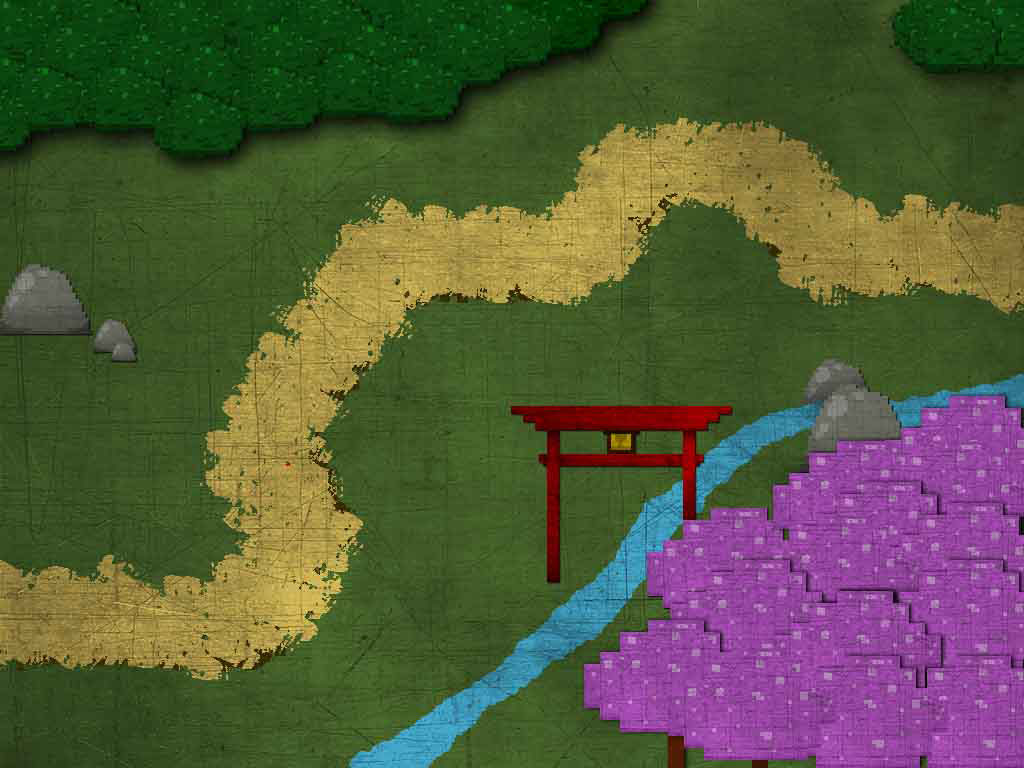

A level layout from a 2D game, rendered from its tile map. Below: a short description, then the map file with tile-grid data replaced by summaries:
An orthogonal 1x1 tile map with 1024x768 px tiles, 1 tile layer (块层 1) and 30 objects (way_point_1, way_point_2, way_point_3, way_point_4, way_point_5, ...).

<map version="1.0" orientation="orthogonal" width="1" height="1" tilewidth="1024" tileheight="768">
 <tileset firstgid="1" name="test_map_0" tilewidth="1024" tileheight="768">
  <image source="test_map_0.png" width="1024" height="768" />
 </tileset>
 <layer name="块层 1" width="1" height="1">
  <data>[1 cells, 1 non-empty, 1 distinct tile ids]</data>
 </layer>
 <objectgroup name="WayPoint" width="1" height="1">
  <object name="way_point_1" x="894" y="256" />
  <object name="way_point_2" x="842" y="250" />
  <object name="way_point_3" x="802" y="234" />
  <object name="way_point_4" x="770" y="180" />
  <object name="way_point_5" x="734" y="158" />
  <object name="way_point_6" x="696" y="152" />
  <object name="way_point_7" x="644" y="160" />
  <object name="way_point_8" x="614" y="192" />
  <object name="way_point_9" x="590" y="234" />
  <object name="way_point_10" x="554" y="256" />
  <object name="way_point_11" x="498" y="258" />
  <object name="way_point_12" x="414" y="248" />
  <object name="way_point_13" x="368" y="264" />
  <object name="way_point_14" x="322" y="322" />
  <object name="way_point_15" x="268" y="428" />
  <object name="way_point_16" x="254" y="472" />
  <object name="way_point_17" x="276" y="508" />
  <object name="way_point_18" x="300" y="562" />
  <object name="way_point_19" x="270" y="608" />
  <object name="way_point_20" x="218" y="630" />
  <object name="way_point_21" x="-26" y="612" />
  <object name="way_point_0" x="1052" y="260" />
 </objectgroup>
 <objectgroup name="SpawnPoint" width="1" height="1">
  <object name="spawn_point_0" x="1060" y="262" />
 </objectgroup>
 <objectgroup name="TowerSlot" width="1" height="1">
  <object name="tower_slot_0" x="904" y="176" />
  <object name="tower_slot_1" x="700" y="256" />
  <object name="tower_slot_2" x="512" y="168" />
  <object name="tower_slot_3" x="362" y="170" />
  <object name="tower_slot_4" x="452" y="350" />
  <object name="tower_slot_6" x="164" y="532" />
  <object name="tower_slot_5" x="376" y="452" />
 </objectgroup>
</map>
